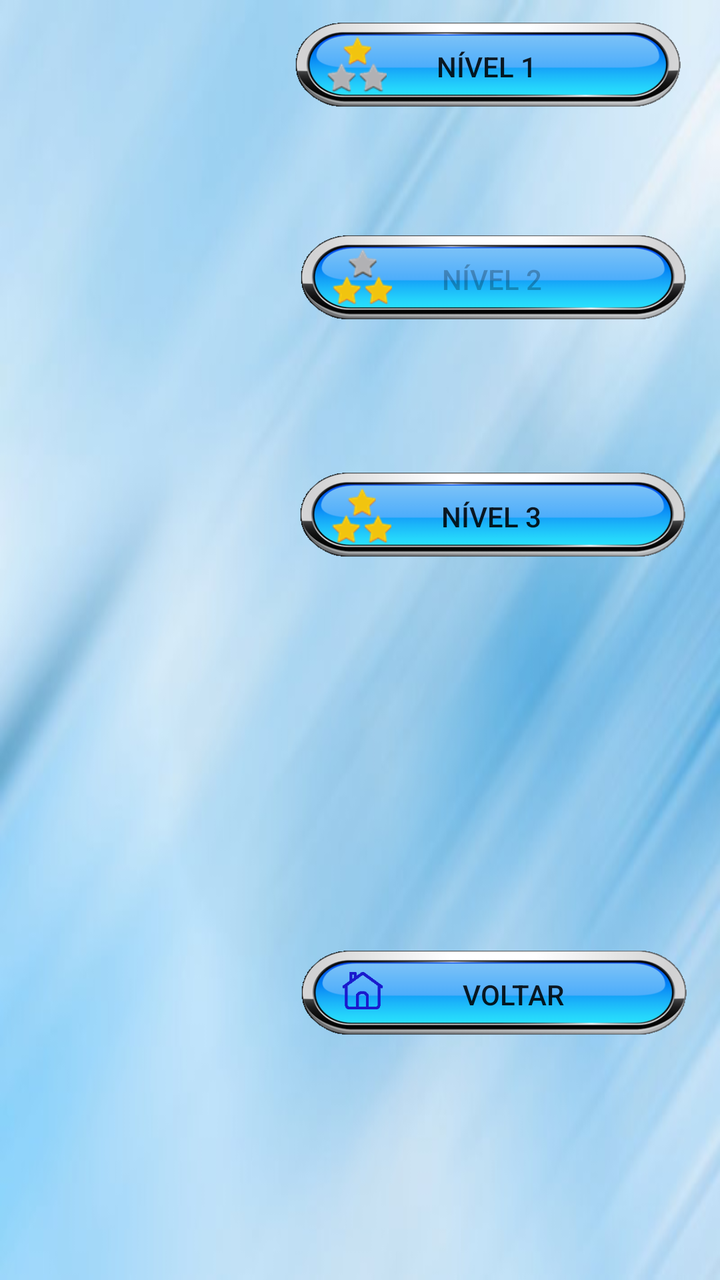
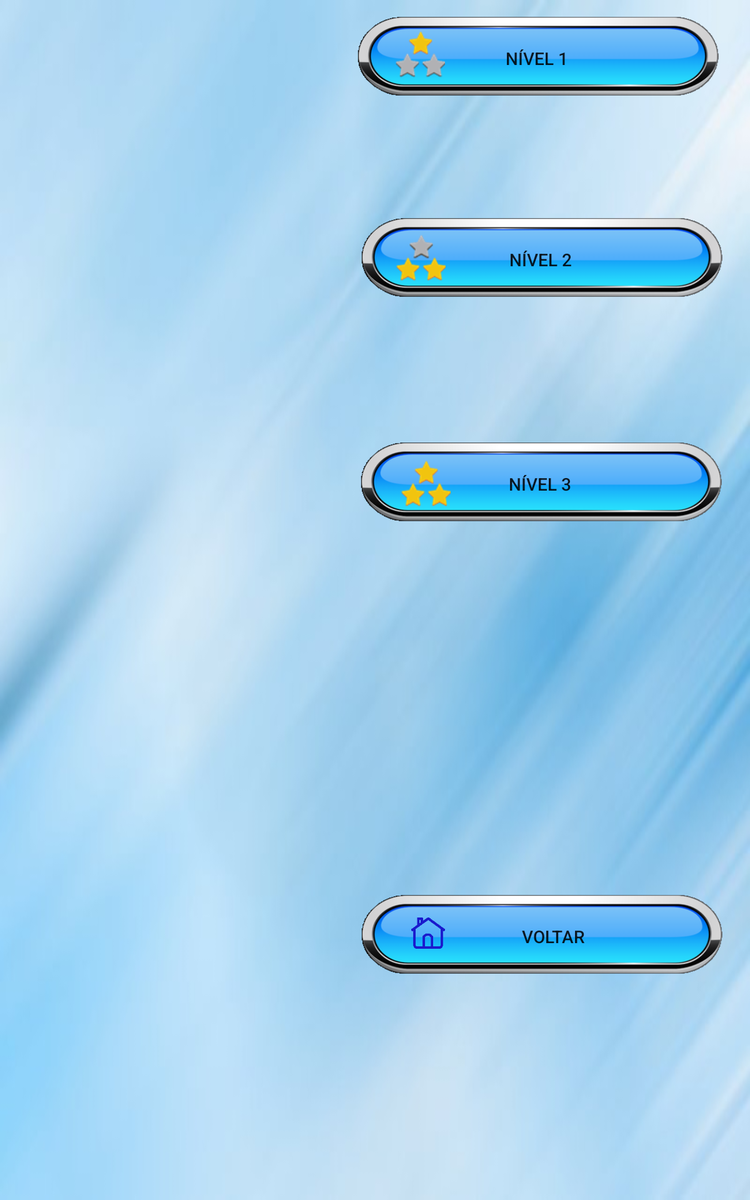

Two renders of one Android screen. The first uses the default layout on a phone; the second uses the alternative layout the repository ships for a different screen configuration, on a matching device. The two XML files are below.
<!-- AndroidManifest.xml: application theme AppTheme -->
<!-- res/layout/activity_aprender_palavras.xml -->
<?xml version="1.0" encoding="utf-8"?>
<android.support.constraint.ConstraintLayout xmlns:android="http://schemas.android.com/apk/res/android"
    xmlns:app="http://schemas.android.com/apk/res-auto"
    xmlns:tools="http://schemas.android.com/tools"
    android:layout_width="match_parent"
    android:layout_height="match_parent"
    android:orientation="horizontal"
    tools:context="br.com.gerqs.lunapptico.activities.AprenderPalavras"
    tools:layout_editor_absoluteY="0dp"
    tools:layout_editor_absoluteX="0dp">

    <android.support.constraint.ConstraintLayout
        android:id="@+id/constraintLayout5"
        android:layout_width="wrap_content"
        android:layout_height="0dp"
        android:padding="2dp"
        app:layout_constraintBottom_toBottomOf="parent"
        app:layout_constraintHorizontal_bias="0.973"
        app:layout_constraintLeft_toLeftOf="parent"
        app:layout_constraintRight_toRightOf="parent"
        app:layout_constraintTop_toTopOf="parent">

        <Button
            android:id="@+id/buttonMainNivel1"
            android:layout_width="200dp"
            android:layout_height="50dp"
            android:layout_margin="5dp"
            android:layout_marginBottom="8dp"
            android:background="@drawable/retanglebutton"
            android:padding="5dp"
            android:text="Nível 1"
            app:layout_constraintBottom_toTopOf="@+id/buttonMainNivel2"
            app:layout_constraintHorizontal_bias="0.0"
            app:layout_constraintLeft_toLeftOf="parent"
            app:layout_constraintRight_toRightOf="parent"
            app:layout_constraintTop_toTopOf="parent"
            app:layout_constraintVertical_bias="0.023" />

        <ImageView
            android:id="@+id/imageView8"
            android:layout_width="30dp"
            android:layout_height="30dp"
            android:layout_marginBottom="8dp"
            android:elevation="6dp"
            app:layout_constraintBottom_toBottomOf="@+id/buttonMainNivel1"
            app:layout_constraintHorizontal_bias="0.117"
            app:layout_constraintLeft_toLeftOf="@+id/buttonMainNivel1"
            app:layout_constraintRight_toRightOf="@+id/buttonMainNivel1"
            app:layout_constraintTop_toTopOf="@+id/buttonMainNivel1"
            app:layout_constraintVertical_bias="0.75"
            app:srcCompat="@drawable/stars1" />

        <Button
            android:id="@+id/buttonMainNivel2"
            android:layout_width="200dp"
            android:layout_height="50dp"
            android:layout_margin="5dp"
            android:layout_marginTop="8dp"
            android:background="@drawable/retanglebutton"
            android:enabled="false"
            android:padding="5dp"
            android:text="Nível 2"
            app:layout_constraintBottom_toBottomOf="parent"
            app:layout_constraintHorizontal_bias="0.466"
            app:layout_constraintLeft_toLeftOf="parent"
            app:layout_constraintRight_toRightOf="parent"
            app:layout_constraintTop_toTopOf="parent"
            app:layout_constraintVertical_bias="0.187" />

        <ImageView
            android:id="@+id/imageView9"
            android:layout_width="30dp"
            android:layout_height="30dp"
            android:layout_marginBottom="8dp"
            android:layout_marginLeft="20dp"
            android:layout_marginStart="20dp"
            android:layout_marginTop="8dp"
            android:elevation="6dp"
            app:layout_constraintBottom_toBottomOf="@+id/buttonMainNivel2"
            app:layout_constraintLeft_toLeftOf="@+id/buttonMainNivel2"
            app:layout_constraintTop_toTopOf="@+id/buttonMainNivel2"
            app:layout_constraintVertical_bias="0.25"
            app:srcCompat="@drawable/stars2" />

        <Button
            android:id="@+id/buttonMainNivel3"
            android:layout_width="200dp"
            android:layout_height="50dp"
            android:layout_margin="5dp"
            android:layout_marginTop="8dp"
            android:background="@drawable/retanglebutton"
            android:padding="5dp"
            android:text="Nível 3"
            app:layout_constraintBottom_toBottomOf="parent"
            app:layout_constraintHorizontal_bias="0.4"
            app:layout_constraintLeft_toLeftOf="parent"
            app:layout_constraintRight_toRightOf="parent"
            app:layout_constraintTop_toTopOf="parent"
            app:layout_constraintVertical_bias="0.393" />

        <ImageView
            android:id="@+id/imageView10"
            android:layout_width="30dp"
            android:layout_height="30dp"
            android:layout_marginBottom="8dp"
            android:layout_marginEnd="8dp"
            android:layout_marginLeft="8dp"
            android:layout_marginRight="8dp"
            android:layout_marginStart="8dp"
            android:layout_marginTop="8dp"
            android:elevation="6dp"
            app:layout_constraintBottom_toBottomOf="@+id/buttonMainNivel3"
            app:layout_constraintHorizontal_bias="0.077"
            app:layout_constraintLeft_toLeftOf="@+id/buttonMainNivel3"
            app:layout_constraintRight_toRightOf="@+id/buttonMainNivel3"
            app:layout_constraintTop_toTopOf="@+id/buttonMainNivel3"
            app:layout_constraintVertical_bias="0.4"
            app:srcCompat="@drawable/stars3" />

        <Button
            android:id="@+id/buttonAprenderVoltar"
            android:layout_width="200dp"
            android:layout_height="50dp"
            android:layout_marginBottom="8dp"
            android:layout_marginLeft="8dp"
            android:layout_marginRight="8dp"
            android:layout_marginTop="8dp"
            android:background="@drawable/retanglebutton"
            android:gravity="center"
            android:paddingLeft="20dp"
            android:text="Voltar"
            android:textSize="14sp"
            app:layout_constraintBottom_toBottomOf="parent"
            app:layout_constraintHorizontal_bias="0.0"
            app:layout_constraintLeft_toLeftOf="parent"
            app:layout_constraintRight_toRightOf="parent"
            app:layout_constraintTop_toTopOf="parent"
            app:layout_constraintVertical_bias="0.811" />

        <Button
            android:id="@+id/button3"
            android:layout_width="30dp"
            android:layout_height="30dp"
            android:background="@drawable/homepress"
            android:elevation="10dp"
            android:layout_marginRight="8dp"
            app:layout_constraintRight_toRightOf="@+id/buttonAprenderVoltar"
            android:layout_marginLeft="8dp"
            app:layout_constraintLeft_toLeftOf="@+id/buttonAprenderVoltar"
            app:layout_constraintTop_toTopOf="@+id/buttonAprenderVoltar"
            android:layout_marginTop="8dp"
            app:layout_constraintBottom_toBottomOf="@+id/buttonAprenderVoltar"
            android:layout_marginBottom="8dp"
            app:layout_constraintHorizontal_bias="0.077"
            app:layout_constraintVertical_bias="0.0" />

    </android.support.constraint.ConstraintLayout>

</android.support.constraint.ConstraintLayout>
<!-- resources referenced by this layout -->
<resources>
  <!-- drawable homepress (drawable) -->
  <?xml version="1.0" encoding="utf-8"?>
  <selector xmlns:android="http://schemas.android.com/apk/res/android">
  
      <item android:state_pressed="true" android:drawable="@drawable/homepressed" />
      <item android:drawable="@drawable/home" />
  </selector>
  <!-- drawable retanglebutton (drawable) -->
  <?xml version="1.0" encoding="utf-8"?>
  <selector xmlns:android="http://schemas.android.com/apk/res/android">
  
      <item android:state_pressed="true" android:drawable="@drawable/retanglepressed" />
      <item android:drawable="@drawable/retangle" />
  </selector>
  <!-- drawable stars1: png bitmap (drawable, 2507 bytes) -->
  <!-- drawable stars2: png bitmap (drawable, 2579 bytes) -->
  <!-- drawable stars3: png bitmap (drawable, 2458 bytes) -->
  <style name="AppTheme" parent="Theme.AppCompat.Light.NoActionBar">
          <item name="android:windowFullscreen">true</item>
          <item name="android:windowBackground">@drawable/fundo1</item>
          <item name="colorPrimary">@color/colorPrimary</item>
          <item name="colorPrimaryDark">@color/colorPrimaryDark</item>
          <item name="colorAccent">@color/primary_material_light_1</item>
      </style>
  <!-- drawable homepressed: png bitmap (drawable, 702 bytes) -->
  <!-- drawable home: png bitmap (drawable, 705 bytes) -->
  <!-- drawable retanglepressed: png bitmap (drawable, 42706 bytes) -->
  <!-- drawable retangle: png bitmap (drawable, 20621 bytes) -->
  <!-- drawable fundo1: jpg bitmap (drawable, 16123 bytes) -->
  <color name="colorPrimary">#3F51B5</color>
  <color name="colorPrimaryDark">#1e2d8d</color>
  <color name="primary_material_light_1">#3f83e7</color>
</resources>
<!-- res/layout-sw600dp/activity_aprender_palavras.xml (the repository's variant of the layout above) -->
<!-- drawn on a 7-inch tablet held upright -->
<?xml version="1.0" encoding="utf-8"?>
<android.support.constraint.ConstraintLayout xmlns:android="http://schemas.android.com/apk/res/android"
    xmlns:app="http://schemas.android.com/apk/res-auto"
    xmlns:tools="http://schemas.android.com/tools"
    android:layout_width="match_parent"
    android:layout_height="match_parent"
    android:orientation="horizontal"
    tools:context="br.com.gerqs.lunapptico.activities.AprenderPalavras"
    tools:layout_editor_absoluteY="0dp"
    tools:layout_editor_absoluteX="0dp">

    <android.support.constraint.ConstraintLayout
        android:id="@+id/constraintLayout5"
        android:layout_width="wrap_content"
        android:layout_height="0dp"
        android:padding="2dp"
        app:layout_constraintBottom_toBottomOf="parent"
        app:layout_constraintHorizontal_bias="0.973"
        app:layout_constraintLeft_toLeftOf="parent"
        app:layout_constraintRight_toRightOf="parent"
        app:layout_constraintTop_toTopOf="parent">

        <Button
            android:id="@+id/buttonMainNivel1"
            android:layout_width="300dp"
            android:layout_height="75dp"
            android:layout_margin="5dp"
            android:layout_marginBottom="8dp"
            android:background="@drawable/retanglebutton"
            android:padding="5dp"
            android:text="Nível 1"
            app:layout_constraintBottom_toTopOf="@+id/buttonMainNivel2"
            app:layout_constraintHorizontal_bias="0.0"
            app:layout_constraintLeft_toLeftOf="parent"
            app:layout_constraintRight_toRightOf="parent"
            app:layout_constraintTop_toTopOf="parent"
            app:layout_constraintVertical_bias="0.023" />

        <ImageView
            android:id="@+id/imageView8"
            android:layout_width="40dp"
            android:layout_height="40dp"
            android:layout_margin="1dp"
            android:elevation="6dp"
            app:layout_constraintBottom_toBottomOf="@+id/buttonMainNivel1"
            app:layout_constraintHorizontal_bias="0.137"
            app:layout_constraintLeft_toLeftOf="@+id/buttonMainNivel1"
            app:layout_constraintRight_toRightOf="@+id/buttonMainNivel1"
            app:layout_constraintTop_toTopOf="@+id/buttonMainNivel1"
            app:layout_constraintVertical_bias="0.409"
            app:srcCompat="@drawable/stars1" />

        <Button
            android:id="@+id/buttonMainNivel2"
            android:layout_width="300dp"
            android:layout_height="75dp"
            android:layout_margin="5dp"
            android:layout_marginTop="8dp"
            android:background="@drawable/retanglebutton"
            android:padding="5dp"
            android:text="Nível 2"
            app:layout_constraintBottom_toBottomOf="parent"
            app:layout_constraintHorizontal_bias="0.466"
            app:layout_constraintLeft_toLeftOf="parent"
            app:layout_constraintRight_toRightOf="parent"
            app:layout_constraintTop_toTopOf="parent"
            app:layout_constraintVertical_bias="0.187" />

        <ImageView
            android:id="@+id/imageView9"
            android:layout_width="40dp"
            android:layout_height="40dp"
            android:layout_margin="1dp"
            android:elevation="6dp"
            app:layout_constraintBottom_toBottomOf="@+id/buttonMainNivel2"
            app:layout_constraintEnd_toEndOf="@+id/buttonMainNivel2"
            app:layout_constraintHorizontal_bias="0.129"
            app:layout_constraintStart_toStartOf="@+id/buttonMainNivel2"
            app:layout_constraintTop_toTopOf="@+id/buttonMainNivel2"
            app:layout_constraintVertical_bias="0.466"
            app:srcCompat="@drawable/stars2" />

        <Button
            android:id="@+id/buttonMainNivel3"
            android:layout_width="300dp"
            android:layout_height="75dp"
            android:layout_margin="5dp"
            android:layout_marginTop="8dp"
            android:background="@drawable/retanglebutton"
            android:padding="5dp"
            android:text="Nível 3"
            app:layout_constraintBottom_toBottomOf="parent"
            app:layout_constraintHorizontal_bias="0.4"
            app:layout_constraintLeft_toLeftOf="parent"
            app:layout_constraintRight_toRightOf="parent"
            app:layout_constraintTop_toTopOf="parent"
            app:layout_constraintVertical_bias="0.393" />

        <ImageView
            android:id="@+id/imageView10"
            android:layout_width="40dp"
            android:layout_height="40dp"
            android:layout_margin="1dp"
            android:layout_marginBottom="8dp"
            android:layout_marginLeft="8dp"
            android:layout_marginRight="8dp"
            android:layout_marginTop="8dp"
            android:elevation="6dp"
            app:layout_constraintBottom_toBottomOf="@+id/buttonMainNivel3"
            app:layout_constraintHorizontal_bias="0.146"
            app:layout_constraintLeft_toLeftOf="@+id/buttonMainNivel3"
            app:layout_constraintRight_toRightOf="@+id/buttonMainNivel3"
            app:layout_constraintTop_toTopOf="@+id/buttonMainNivel3"
            app:srcCompat="@drawable/stars3" />

        <Button
            android:id="@+id/buttonAprenderVoltar"
            android:layout_width="300dp"
            android:layout_height="75dp"
            android:layout_marginBottom="8dp"
            android:layout_marginLeft="8dp"
            android:layout_marginRight="8dp"
            android:layout_marginTop="8dp"
            android:background="@drawable/retanglebutton"
            android:gravity="center"
            android:paddingLeft="20dp"
            android:text="Voltar"
            android:textSize="14sp"
            app:layout_constraintBottom_toBottomOf="parent"
            app:layout_constraintHorizontal_bias="0.0"
            app:layout_constraintLeft_toLeftOf="parent"
            app:layout_constraintRight_toRightOf="parent"
            app:layout_constraintTop_toTopOf="parent"
            app:layout_constraintVertical_bias="0.811" />

        <Button
            android:id="@+id/button3"
            android:layout_width="40dp"
            android:layout_height="40dp"
            android:layout_margin="1dp"
            android:layout_marginBottom="8dp"
            android:layout_marginLeft="8dp"
            android:layout_marginRight="8dp"
            android:layout_marginTop="8dp"
            android:background="@drawable/homepress"
            android:elevation="10dp"
            app:layout_constraintBottom_toBottomOf="@+id/buttonAprenderVoltar"
            app:layout_constraintHorizontal_bias="0.151"
            app:layout_constraintLeft_toLeftOf="@+id/buttonAprenderVoltar"
            app:layout_constraintRight_toRightOf="@+id/buttonAprenderVoltar"
            app:layout_constraintTop_toTopOf="@+id/buttonAprenderVoltar"
            app:layout_constraintVertical_bias="0.421" />

    </android.support.constraint.ConstraintLayout>

</android.support.constraint.ConstraintLayout>
